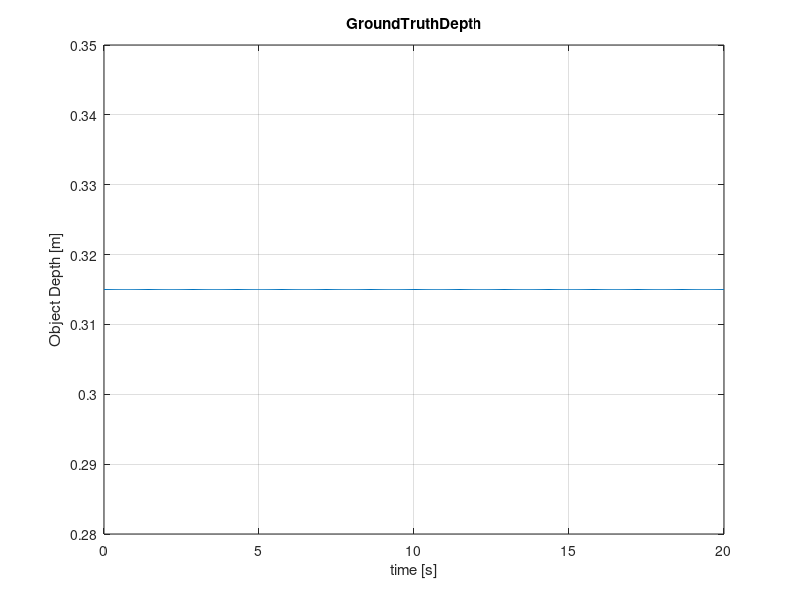
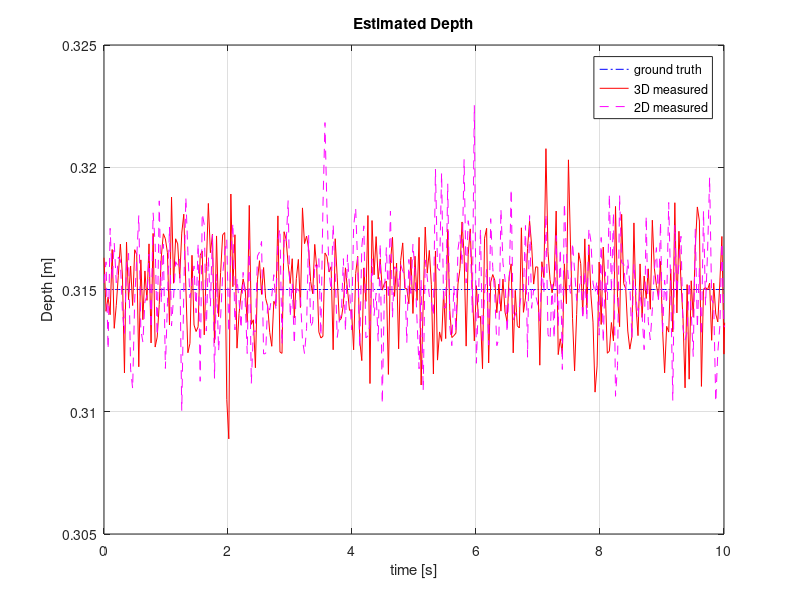
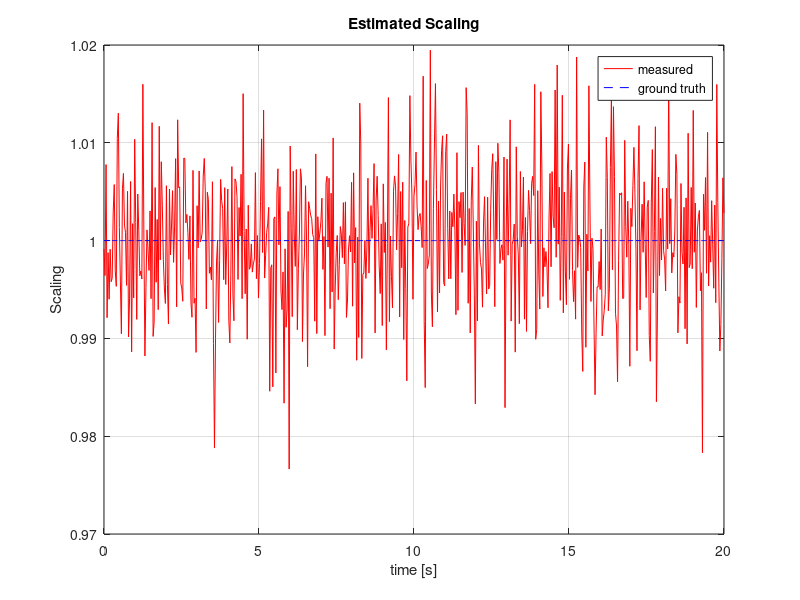

Write MATLAB code to recreate these figures, in order.
%% config
%true depth
% sampling time 
ST = 0.033 %33ms
% ST = 0.1 %33ms
END = 20.0 % 5sec simulation

STEREO_NOISE_S = 0.5; % 1px sigma for stereo disparity noise
MONO_NOISE_S = 1; % 1?? sigma for monocular distance estimation noise

%% make ground truth data 
t = (0:ST:END).'; %time 
len = size(t,1);
freq =0.16;
phase = pi/3
Zmag = 0.15;
Zmag = 0
% Z = 0.3 + 0.15*sin(2*pi*freq*t+pi/2);% 300mm +- 100mm
Z = 0.315 + Zmag*sin(2*pi*freq*t+phase);% 300mm +- 100mm
VZ = 2*pi*freq*0.15*cos(2*pi*freq*t+phase);
AZ = -2*pi*2*pi*freq*0.15*freq*sin(2*pi*freq*t+phase);

%% Noisy Observation 
BF = 0.065*400; % base line * focal length
StereoNoise = STEREO_NOISE_S * randn(length(t),1);
Disp = BF./Z + StereoNoise;
Zlim = 0.3;

mDisp = Disp;
INFF = 1000000000;
%mDisp(mDisp>BF/Zlim) = INFF;

figure(1);
plot(t,Z)
title('GroundTruthDepth')
xlabel('time [s]')
ylabel('Object Depth [m]')
grid on;

%% Noisy Monocluar Obserbation
Z0 = 0.315 % the real distance template is taken
IMG_SIZE = 600/2% 300 times 300 pix template
MonoNoise = MONO_NOISE_S*randn(length(t),1); % sigma = 1px image noise 
Snoise = 2./(Z0./Z * IMG_SIZE).* MonoNoise;
Scale = Z0./Z + Snoise;
dScale = [1; Scale(2:length(t))./Scale(1:length(t)-1)];

hfig=figure(2)
plt = plot(t,Z,'b-.',t,BF./mDisp,'r',t,Z0./Scale,'m--')
% setfigcolor(plt,'gby')
title('Estimated Depth')
xlabel('time [s]')
ylabel('Depth [m]')
xlim([0 END/2])
legend('ground truth','3D measured','2D measured')
grid on;
%     pfig = pubfig(hfig);
%     pfig.LegendLoc = 'best';
%     pfig.Dimension = [15 11];
%     expfig(['Estimated Depth'],'-pdf');


hfig=figure(3);
plot(t,Scale,'r',t,Z0./Z,'b--')
title('Estimated Scaling')
xlabel('time [s]')
ylabel('Scaling')
legend('measured','ground truth')
grid on;
%     pfig = pubfig(hfig);
%     pfig.LegendLoc = 'best';
%     pfig.Dimension = [15 11];
%     expfig(['Estimated Scaling'],'-pdf');
